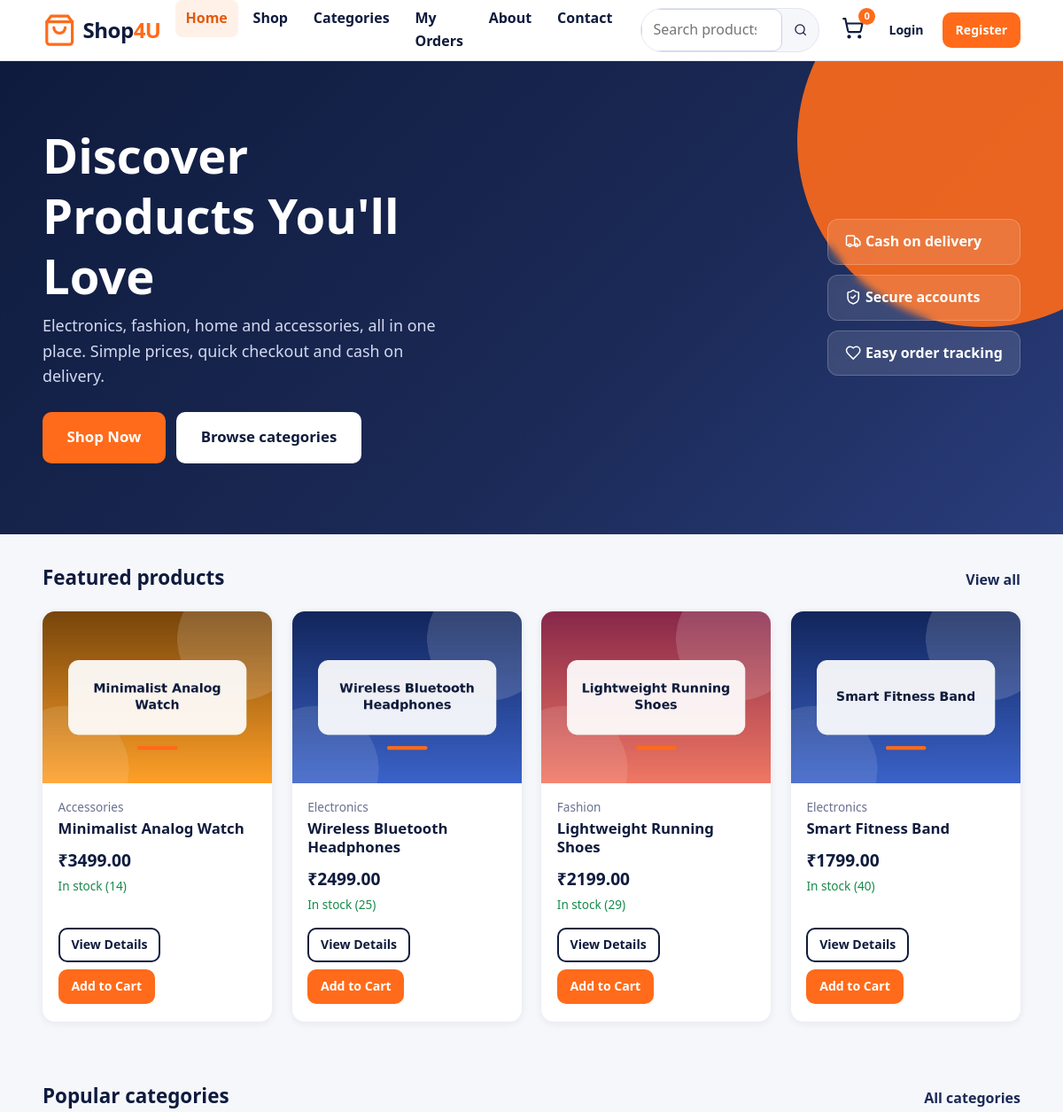
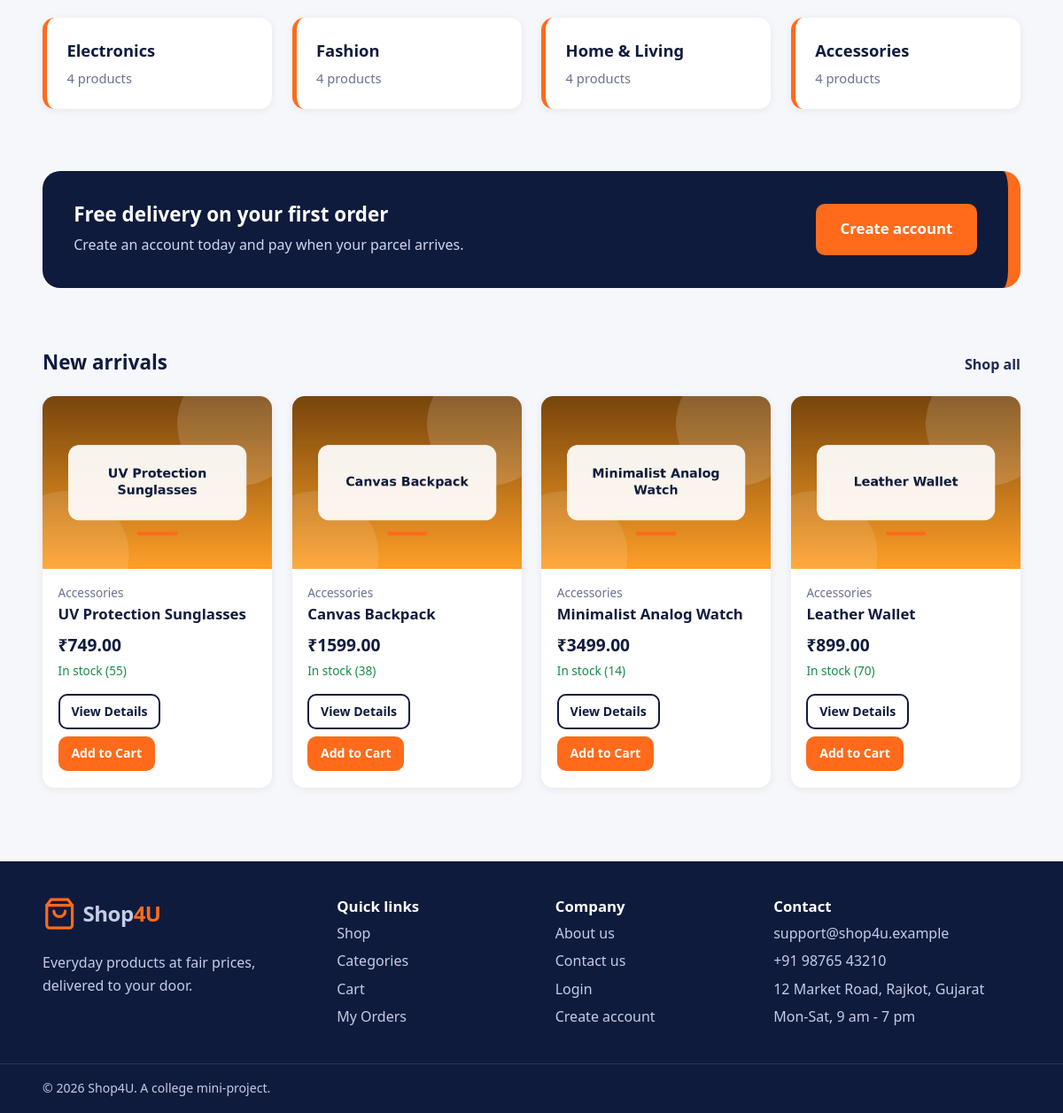
The page / on the database its author committed (2 pictures, top to bottom).
### store/models.py (models this page shows, shortened)
class Product(models.Model):
    name = models.CharField(max_length=200)
    description = models.TextField()
    price = models.DecimalField(
        max_digits=10, decimal_places=2, validators=[MinValueValidator(Decimal("0.01"))]
    )
    image = models.ImageField(upload_to="products/", blank=True, null=True)
    stock_quantity = models.PositiveIntegerField(default=0)
    category = models.ForeignKey(
        Category, on_delete=models.PROTECT, related_name="products"
    )
    created_at = models.DateTimeField(auto_now_add=True)
    updated_at = models.DateTimeField(auto_now=True)
    is_active = models.BooleanField(
        default=True, help_text="Untick to hide this product from the shop."
    )
    class Meta:
        ordering = ["-created_at", "name"]
    @property
    def in_stock(self):
        return self.stock_quantity > 0
    @property
    def low_stock(self):
        return 0 < self.stock_quantity <= 5

class Category(models.Model):
    name = models.CharField(max_length=100, unique=True)
    description = models.TextField(blank=True)
    class Meta:
        verbose_name_plural = "categories"
        ordering = ["name"]

### store/views.py (the view)
# urls.py: path("", views.home, name="home"),
def home(request):
    products = _active_products()
    context = {
        "featured": products.filter(stock_quantity__gt=0).order_by("-price")[:4],
        "new_arrivals": products.order_by("-created_at")[:4],
        "categories": Category.objects.annotate(
            n=Count("products", filter=Q(products__is_active=True))
        ),
    }
    return render(request, "home.html", context)

### store/context_processors.py (called while the page is built)
def cart_info(request):
    cart = request.session.get("cart", {})
    return {
        "cart_count": sum(cart.values()),
        "nav_categories": Category.objects.all(),
    }

### store/views.py (called while the page is built)
def _active_products():
    return Product.objects.filter(is_active=True).select_related("category")

### templates/home.html (shortened to what this page needs)
{% extends 'base.html' %}
{% block content %}
<section class="hero">
  <div class="container hero-inner">
    <div>
      <h1>Discover Products You'll Love</h1>
      <p>Electronics, fashion, home and accessories, all in one place. Simple prices, quick checkout and cash on delivery.</p>
      <a class="btn btn-primary btn-lg" href="{% url 'product_list' %}">Shop Now</a>
      <a class="btn btn-light btn-lg" href="{% url 'categories' %}">Browse categories</a>
    </div>
    <ul class="hero-points">
      <li><svg class="icon"><use href="#i-truck"/></svg> Cash on delivery</li>
      <li><svg class="icon"><use href="#i-shield"/></svg> Secure accounts</li>
      <li><svg class="icon"><use href="#i-heart"/></svg> Easy order tracking</li>
    </ul>
  </div>
</section>
<section class="section container">
  <div class="section-head"><h2>Featured products</h2><a href="{% url 'product_list' %}?sort=price_desc">View all</a></div>
  {% if featured %}<div class="grid">{% for p in featured %}{% include '_product_card.html' %}{% endfor %}</div>
  {% else %}<p class="empty">No products yet. Run <code>python manage.py load_sample_data</code> or add some in the admin.</p>{% endif %}
</section>
<section class="section container">
  <div class="section-head"><h2>Popular categories</h2><a href="{% url 'categories' %}">All categories</a></div>
  <div class="grid grid-4">
    {% for c in categories %}
    <a class="cat-tile" href="{% url 'product_list' %}?category={{ c.pk }}">
      <strong>{{ c.name }}</strong><span>{{ c.n }} product{{ c.n|pluralize }}</span>
    </a>{% endfor %}
  </div>
</section>
<section class="section container">
  <div class="promo">
    <div><h2>Free delivery on your first order</h2><p>Create an account today and pay when your parcel arrives.</p></div>
    <a class="btn btn-primary btn-lg" href="{% if user.is_authenticated %}{% url 'product_list' %}{% else %}{% url 'register' %}{% endif %}">{% if user.is_authenticated %}Start shopping{% else %}Create account{% endif %}</a>
  </div>
</section>
<section class="section container">
  <div class="section-head"><h2>New arrivals</h2><a href="{% url 'product_list' %}">Shop all</a></div>
  {% if new_arrivals %}<div class="grid">{% for p in new_arrivals %}{% include '_product_card.html' %}{% endfor %}</div>
  {% else %}<p class="empty">New products are coming soon.</p>{% endif %}
</section>
{% endblock %}

### templates/base.html (shortened to what this page needs)
{% load static %}<!DOCTYPE html>
<html lang="en">
<head>
  <link rel="stylesheet" href="{% static 'css/style.css' %}">
</head>
<body>
<header class="site-header">
  <div class="container nav">
    <a class="logo" href="{% url 'home' %}" aria-label="Shop4U home">
      <svg class="icon icon-lg"><use href="#i-bag"/></svg><span>Shop<b>4U</b></span>
    </a>
    <nav id="nav-menu" class="nav-menu" aria-label="Main">
      <ul class="nav-links">
        <li><a href="{% url 'home' %}" {% if request.resolver_match.url_name == 'home' %}aria-current="page"{% endif %}>Home</a></li>
        <li><a href="{% url 'product_list' %}" {% if request.resolver_match.url_name == 'product_list' %}aria-current="page"{% endif %}>Shop</a></li>
        <li class="has-dropdown">
          <a href="{% url 'categories' %}">Categories</a>
        </li>
        <li><a href="{% url 'my_orders' %}" {% if request.resolver_match.url_name == 'my_orders' %}aria-current="page"{% endif %}>My Orders</a></li>
        <li><a href="{% url 'about' %}">About</a></li>
        <li><a href="{% url 'contact' %}">Contact</a></li>
      </ul>
      <form class="nav-search" action="{% url 'product_list' %}" method="get" role="search">
        <input id="nav-q" type="search" name="q" placeholder="Search products">
        <button type="submit" aria-label="Search"><svg class="icon"><use href="#i-search"/></svg></button>
      </form>
      <div class="nav-actions">
        <a class="cart-link" href="{% url 'cart' %}" aria-label="Cart, {{ cart_count }} items">
          <svg class="icon icon-lg"><use href="#i-cart"/></svg>
          <span class="badge" data-cart-count>{{ cart_count }}</span>
        </a>
        {% if user.is_authenticated %}
          <a class="btn btn-ghost btn-sm" href="{% url 'account' %}"><svg class="icon"><use href="#i-user"/></svg> {{ user.first_name|default:user.username }}</a>
          <form method="post" action="{% url 'logout' %}" class="inline">{% csrf_token %}<button class="btn btn-outline btn-sm" type="submit">Logout</button></form>
        {% else %}
          <a class="btn btn-ghost btn-sm" href="{% url 'login' %}">Login</a>
          <a class="btn btn-primary btn-sm" href="{% url 'register' %}">Register</a>
        {% endif %}
      </div>
    </nav>
  </div>
</header>
<main id="main">{% block content %}{% endblock %}</main>
<footer class="site-footer">
  <div class="container footer-grid">
    <div>
      <a class="logo logo-light" href="{% url 'home' %}"><svg class="icon icon-lg"><use href="#i-bag"/></svg><span>Shop<b>4U</b></span></a>
      <p>Everyday products at fair prices, delivered to your door.</p>
    </div>
    <div>
      <h3>Quick links</h3>
      <ul>
        <li><a href="{% url 'product_list' %}">Shop</a></li>
        <li><a href="{% url 'categories' %}">Categories</a></li>
        <li><a href="{% url 'cart' %}">Cart</a></li>
        <li><a href="{% url 'my_orders' %}">My Orders</a></li>
      </ul>
    </div>
    <div>
      <h3>Company</h3>
      <ul>
        <li><a href="{% url 'about' %}">About us</a></li>
        <li><a href="{% url 'contact' %}">Contact us</a></li>
        <li><a href="{% url 'login' %}">Login</a></li>
        <li><a href="{% url 'register' %}">Create account</a></li>
      </ul>
    </div>
    <div>
      <h3>Contact</h3>
      <ul class="plain">
        <li>support@shop4u.example</li>
        <li>+91 98765 43210</li>
        <li>12 Market Road, Rajkot, Gujarat</li>
        <li>Mon-Sat, 9 am - 7 pm</li>
      </ul>
    </div>
  </div>
  <div class="footer-bottom"><div class="container">&copy; {% now "Y" %} Shop4U. A college mini-project.</div></div>
</footer>
</body>
</html>

### templates/_product_card.html (shortened to what this page needs)
<article class="card product-card">
  <a class="card-img" href="{% url 'product_detail' p.pk %}" tabindex="-1" aria-hidden="true">
    {% if p.image %}<img src="{{ p.image.url }}" alt="" loading="lazy">{% else %}<div class="img-fallback">No image</div>{% endif %}
  </a>
  <div class="card-body">
    <span class="muted small">{{ p.category.name }}</span>
    <h3><a href="{% url 'product_detail' p.pk %}">{{ p.name }}</a></h3>
    <p class="price">&#8377;{{ p.price }}</p>
    <p class="small {% if p.in_stock %}ok{% else %}bad{% endif %}">{% if p.in_stock %}In stock ({{ p.stock_quantity }}){% else %}Out of stock{% endif %}</p>
    <div class="card-actions">
      <a class="btn btn-outline btn-sm" href="{% url 'product_detail' p.pk %}">View Details</a>
      <form method="post" action="{% url 'cart_add' p.pk %}">
        <button class="btn btn-primary btn-sm" type="submit" {% if not p.in_stock %}disabled{% endif %}>Add to Cart</button>
      </form>
    </div>
  </div>
</article>

### rows shown on the page
Product: image (picture), category.name "Accessories", name "Minimalist Analog Watch", price "3499.00", stock_quantity "14"
Product: image (picture), category.name "Electronics", name "Wireless Bluetooth Headphones", price "2499.00", stock_quantity "25"
Product: image (picture), category.name "Fashion", name "Lightweight Running Shoes", price "2199.00", stock_quantity "29"
Product: image (picture), category.name "Electronics", name "Smart Fitness Band", price "1799.00", stock_quantity "40"
Category: name "Electronics", n "4"
Category: name "Fashion", n "4"
Category: name "Home & Living", n "4"
Category: name "Accessories", n "4"
Product: image (picture), category.name "Accessories", name "UV Protection Sunglasses", price "749.00", stock_quantity "55"
Product: image (picture), category.name "Accessories", name "Canvas Backpack", price "1599.00", stock_quantity "38"
Product: image (picture), category.name "Accessories", name "Leather Wallet", price "899.00", stock_quantity "70"

### other values the page prints
{{ cart_count }} "0"
